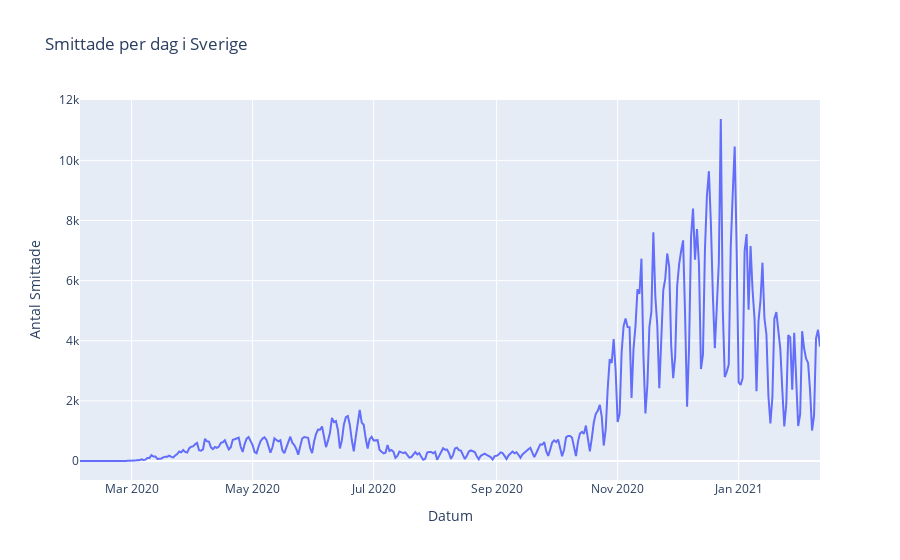
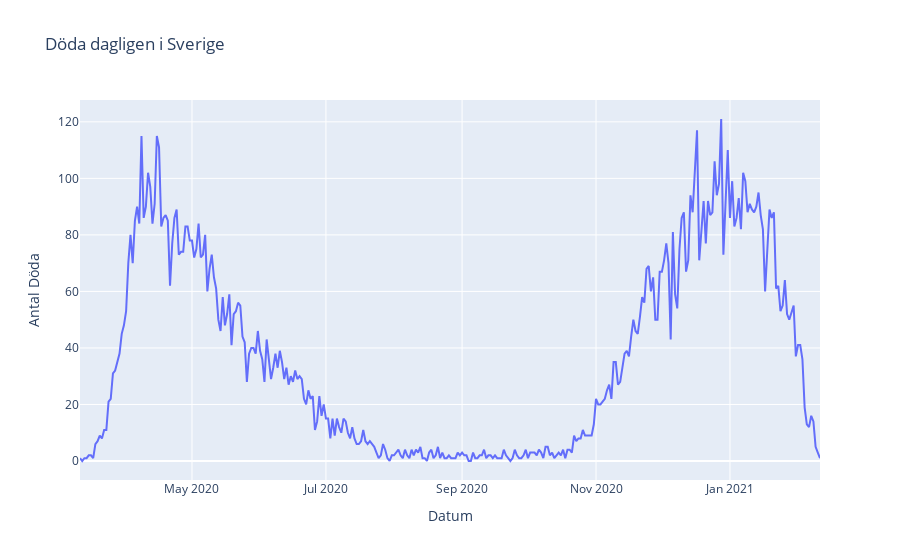

Write notebook code for charts like these, in order.
### Code cell
#Visualisering 3

#Två listor på två olika filer och specifika kolumner 
df_daily = ["Regional_daily", "National_daily_deaths"]
column1 = ["Sweden_Total_Daily_Cases", "National_Daily_Deaths"]

#En funktion med en for-sats som funkar likt enumerate och väljer ut viss kolumn i de olika filerna. Denna kolumn blir till en lista som får variabeln "daily(x)".
def daily(x):
    lista = []
    for index, row in df_dic[df_daily[x]].iterrows():
        lista.append(row[column1[x]])
    return lista

#Listor med olika titlar till graferna
titel = ["Smittade per dag i Sverige", "Döda dagligen i Sverige"]
ytitle = ["Antal Smittade", "Antal Döda"]

#likdant som förut för två printningar av grafer.
for i in range(2):
    fig = px.line(y= daily(i), x=df_dic[df_daily[i]]["Date"],title=titel[i], labels={"y":ytitle[i], "x":"Datum"})
    fig.show()

### Figure 1 — Plotly figure (JSON) as saved in the notebook; plotly's stock layout.template omitted (floating-point values rounded to 4 significant figures; data arrays with more than 128 entries replaced by an {"elided": "..."} marker saying what was removed)
{"data": [{"hovertemplate": "Datum=%{x}<br>Antal Smittade=%{y}<extra></extra>", "legendgroup": "", "line": {"color": "#636efa", "dash": "solid"}, "mode": "lines", "name": "", "orientation": "v", "showlegend": false, "type": "scatter", "x": {"elided": "374 str values"}, "xaxis": "x", "y": {"elided": "374 int values"}, "yaxis": "y"}], "layout": {"legend": {"tracegroupgap": 0}, "title": {"text": "Smittade per dag i Sverige"}, "xaxis": {"anchor": "y", "domain": [0, 1], "title": {"text": "Datum"}}, "yaxis": {"anchor": "x", "domain": [0, 1], "title": {"text": "Antal Smittade"}}}}

### Figure 2 — Plotly figure (JSON) as saved in the notebook; plotly's stock layout.template omitted (floating-point values rounded to 4 significant figures; data arrays with more than 128 entries replaced by an {"elided": "..."} marker saying what was removed)
{"data": [{"hovertemplate": "Datum=%{x}<br>Antal Döda=%{y}<extra></extra>", "legendgroup": "", "line": {"color": "#636efa", "dash": "solid"}, "mode": "lines", "name": "", "orientation": "v", "showlegend": false, "type": "scatter", "x": {"elided": "338 str values"}, "xaxis": "x", "y": {"elided": "338 int values"}, "yaxis": "y"}], "layout": {"legend": {"tracegroupgap": 0}, "title": {"text": "Döda dagligen i Sverige"}, "xaxis": {"anchor": "y", "domain": [0, 1], "title": {"text": "Datum"}}, "yaxis": {"anchor": "x", "domain": [0, 1], "title": {"text": "Antal Döda"}}}}
